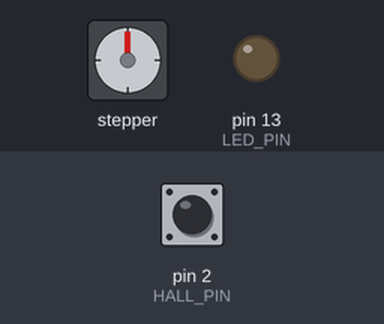
The sketch below on a simulated Arduino Uno, built with avr-gcc and run on an emulated ATmega328P. Parts: stepper motor, output pins drawn as LEDs (lit = HIGH). Wiring (inferred from the names in the program): stepper motor (2048 steps per turn assumed): coils pin 6, pin 8, pin 7, pin 9. Inputs (shaded band) come from the test bench; at power-on: pin 2 (HALL_PIN) HIGH. Pins used as bus, display or sensor lines are not drawn; what the sketch prints to the serial monitor is not drawn.

Above: at 2.2 s.
2.3 s: pin 2 (HALL_PIN) pulled LOW for 0.15 s
At 3.4 s:
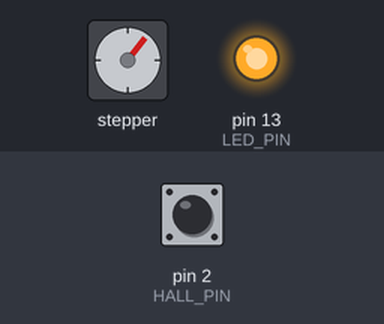
5.4 s: pin 2 (HALL_PIN) pulled LOW for 3.2 s
11.6 s: pin 2 (HALL_PIN) pulled LOW for 1 s
At 14.2 s:
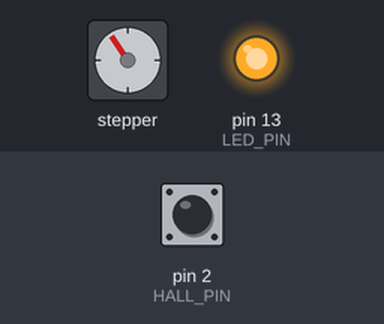
15.6 s: pin 2 (HALL_PIN) pulled LOW for 1 s
At 19.3 s:
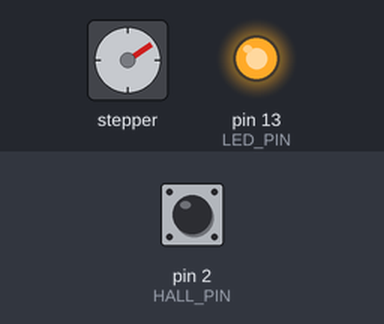
19.6 s: pin 2 (HALL_PIN) pulled LOW for 3.2 s
25.8 s: pin 2 (HALL_PIN) pulled LOW for 0.15 s
At 27.3 s:
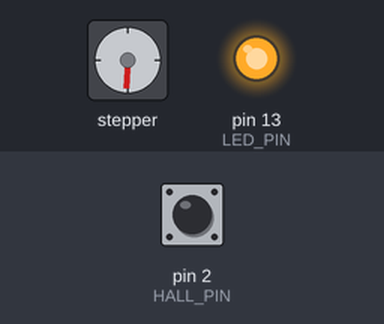
Timing chart, 0 to 38.3 s (numbered marks = the images above; inputs shaded):
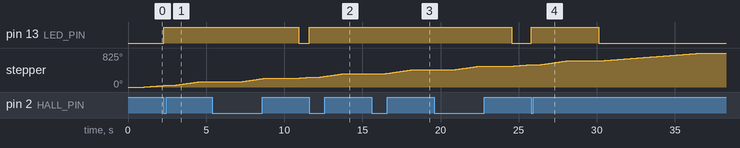

Measured:
- after the input at 2.3 s, pin 13 (LED_PIN): LOW → HIGH at once
- after the input at 5.4 s, pin 13 (LED_PIN): HIGH → LOW after 5.5 s instead of 1.2 s
- after the input at 11.6 s, pin 13 (LED_PIN): LOW → HIGH at once
- after the input at 15.6 s, pin 13 (LED_PIN): stays HIGH (without the input it goes to LOW after 0.32 s)
- after the input at 19.6 s, pin 13 (LED_PIN): HIGH → LOW after 5.0 s instead of 0.64 s
- after the input at 25.8 s, pin 13 (LED_PIN): LOW → HIGH at once, → LOW 4.3 s later

The sketch:

03_home_and_goto_test.ino
```cpp
// ===========================================================
// TEST 03: Home + Go-To-Flap Cycle Test
// ===========================================================
// Homes the motor (spins until magnet detected), moves to a
// target flap using the real acceleration engine, pauses, then
// homes again. Loops forever. Validates homing + position
// accuracy + acceleration in a repeating cycle.
//
// Uses the FlapMotor engine from motor_driver.h — the same code
// that runs on the Pico row controller. Arduino is just the rig.
//
// Hardware: Arduino/Pico + 1 ULN2003 + 1 28BYJ-48 + 1 hall sensor
// Wiring:   motor 0 coil pins = 6,7,8,9 ; hall = HALL_PIN
// ===========================================================

#define NUM_MOTORS 1
#include "motor_driver.h"                 // engine copy lives in this sketch folder

// --- CONFIG ---
int TARGET_FLAP      = 26;      // Flap to go to after homing (0-51)
int PAUSE_AT_FLAP_MS = 2000;
int MAX_HOME_STEPS   = 2200;    // Safety limit (~1 revolution)

const int HALL_PIN = 2;
const int LED_PIN  = LED_BUILTIN;

int cycleCount = 0;

bool isMagnetDetected() {
    bool detected = (digitalRead(HALL_PIN) == LOW);
    digitalWrite(LED_PIN, detected ? HIGH : LOW);
    return detected;
}

bool homeMotor() {
    Serial.print("  Homing... ");
    int steps = 0;
    while (!isMagnetDetected()) {
        motor(0).homeStepForward(3000);
        steps++;
        if (steps > MAX_HOME_STEPS) {
            Serial.println("FAILED (magnet not found!)");
            return false;
        }
    }
    motor(0).powerOff();
    motor(0).setHomed();
    Serial.print("OK ("); Serial.print(steps); Serial.println(" steps to home)");
    return true;
}

void goToFlap(int flap) {
    Serial.print("  Going to flap "); Serial.print(flap); Serial.print("... ");
    motor(0).goToFlap((uint8_t)flap);
    while (motor(0).isMoving() && !motor(0).isError()) {
        motor(0).update();
    }
    Serial.print("arrived at "); Serial.println(getCurrentFlap(0));
}

void setup() {
    Serial.begin(115200);
    pinMode(HALL_PIN, INPUT_PULLUP);
    pinMode(LED_PIN, OUTPUT);
    digitalWrite(LED_PIN, LOW);
    delay(1000);

    initMotorDriver();

    Serial.println("=== HOME + GO-TO-FLAP CYCLE TEST ===");
    Serial.print("Flaps/rev:   "); Serial.println(FLAPS_PER_REV);
    Serial.print("Target flap: "); Serial.println(TARGET_FLAP);
    Serial.println("Cycle: Home -> Go to flap -> Pause -> Home -> Repeat");
    Serial.println("");
}

void loop() {
    cycleCount++;
    Serial.print("--- Cycle "); Serial.print(cycleCount); Serial.println(" ---");

    if (!homeMotor()) {
        Serial.println("  ERROR: Halting. Check magnet/sensor.");
        while (true) { delay(1000); }
    }

    delay(500);
    goToFlap(TARGET_FLAP);

    Serial.print("  Pausing "); Serial.print(PAUSE_AT_FLAP_MS); Serial.println(" ms...");
    motor(0).powerOff();
    delay(PAUSE_AT_FLAP_MS);
    Serial.println("");
}
```

acceleration.h
```cpp
// ===========================================================
// ACCELERATION TABLE  (AUTOGENERATED — DO NOT EDIT BY HAND)
// ===========================================================
// Regenerate with: python3 generate_acceleration.py
//
// ACCEL_STEP_PERIODS[i] = microseconds to wait before the next
// motor step when current_accel_step == i.
//   index 0            -> motor idle
//   index 1            -> slowest moving step (just started)
//   index MAX_ACCEL_STEP -> fastest (top speed)
// ===========================================================

#ifndef ACCELERATION_H
#define ACCELERATION_H

#include <stdint.h>

namespace Acceleration {
    const uint16_t ACCEL_STEP_PERIODS[] = {1600, 10000, 7920, 6800, 6064, 5530, 5119, 4790, 4518, 4288, 4090, 3918, 3766, 3631, 3510, 3400, 3300, 3208, 3123, 3045, 2973, 2906, 2843, 2783, 2728, 2676, 2626, 2580, 2535, 2493, 2453, 2415, 2379, 2344, 2310, 2278, 2248, 2218, 2190, 2163, 2137, 2111, 2087, 2063, 2040, 2018, 1997, 1976, 1956, 1937, 1918, 1900, 1882, 1864, 1848, 1831, 1815, 1800, 1784, 1770, 1755, 1741, 1727, 1714, 1701, 1688, 1675, 1663, 1651, 1639, 1628, 1617, 1606};
    const uint8_t  MAX_ACCEL_STEP = 72;
}

#endif
```

motor_driver.h
```cpp
// ===========================================================
// MOTOR DRIVER — Accelerated 28BYJ-48 stepper control
// ===========================================================
// Software-timed half-step driver with trapezoidal acceleration.
//
// Acceleration model (adapted from scottbez1/splitflap, Apache-2.0):
//   - A lookup table (acceleration.h) maps an "accel step" index
//     to a step *period* in microseconds. Index 0 = idle, higher
//     index = faster.
//   - Each motor ramps current_accel_step toward a target that is
//     capped by delta_steps (distance remaining). So as the motor
//     nears its target, target_accel_step shrinks and the motor
//     decelerates. One table => smooth accel AND decel.
//   - update() is non-blocking: it only steps when the current
//     period has elapsed (micros()), so all 5 motors advance
//     independently from a single loop.
//
// Drum constraint: motion is FORWARD ONLY. To reach a flap that is
// "behind" the current position, we go forward and wrap around.
// ===========================================================

#ifndef MOTOR_DRIVER_H
#define MOTOR_DRIVER_H

#include <Arduino.h>
#include <stdint.h>
#include "acceleration.h"

// NUM_MOTORS defaults to 5 (a full Pico row controller). Test sketches
// running on a single-motor Arduino rig can build with fewer motors by
// defining NUM_MOTORS before including this header (e.g. `#define NUM_MOTORS 1`).
#ifndef NUM_MOTORS
#define NUM_MOTORS         5
#endif
#define STEPS_PER_REV      2048    // 28BYJ-48 half-step, one full revolution
#define FLAPS_PER_REV      52      // Canonical flap count (flap_allocation_v4.md)
#define POS_UNKNOWN        0xFF    // Position not yet homed/known

// Aggregate status codes (returned by getMotorStatus()).
#define STATUS_IDLE        0
#define STATUS_MOVING      1
#define STATUS_ERROR       2

// If a commanded move hasn't finished in this long, flag a stall.
#define STALL_TIMEOUT_MS   5000

// --- MOTOR DIRECTION ---
// The drum is mechanically forward-only, but "forward" depends on how the
// coils are wired. Set REVERSE_DIRECTION to true to flip the physical spin
// without rewiring (define it before including this header to override).
// All flap/position logic is unchanged — only the coil phase order flips.
#ifndef REVERSE_DIRECTION
#define REVERSE_DIRECTION false
#endif

// --- HALF-STEP PHASE PATTERN (28BYJ-48 via ULN2003) ---
// 8-entry half-step sequence over the 4 coil outputs (IN1..IN4).
// Bit0=IN1, Bit1=IN2, Bit2=IN3, Bit3=IN4.
static const uint8_t HALFSTEP_PATTERN[8] = {
    0b0001, 0b0011, 0b0010, 0b0110,
    0b0100, 0b1100, 0b1000, 0b1001,
};

// Map the logical phase index (always increments forward) to an actual
// pattern index, reversed when REVERSE_DIRECTION is set.
static inline uint8_t phaseToPattern(uint8_t phase) {
#if REVERSE_DIRECTION
    return (uint8_t)((8 - phase) & 0x07);
#else
    return phase;
#endif
}

// --- MOTOR PIN MAP (4 coil pins per motor) ---
// Always defines 5 rows (the full Pico row controller wiring). Only the
// first NUM_MOTORS rows are used, so a 1-motor test build ignores the rest.
//
// IMPORTANT — coil order: the 28BYJ-48 half-step sequence must drive the
// coils in the physical order A, C, B, D. On the ULN2003 board wired to
// GPIO 6,7,8,9 that means the pin map is {6, 8, 7, 9} (middle two swapped).
// This matches the known-good AccelStepper wiring used in the other tests:
//   AccelStepper(HALF4WIRE, IN1, IN3, IN2, IN4) == pins 6, 8, 7, 9.
// Getting this order wrong makes the motor crawl/stutter instead of spin.
#define MAX_MOTORS 5
static const uint8_t MOTOR_PINS[MAX_MOTORS][4] = {
    {  6,  8,  7,  9 },   // Motor 0 (Col 0)  — IN1,IN3,IN2,IN4 order
    { 10, 12, 11, 13 },   // Motor 1 (Col 1)
    { 14, 16, 15, 17 },   // Motor 2 (Col 2)
    { 18, 20, 19, 21 },   // Motor 3 (Col 3)
    { 22, 27, 26, 28 },   // Motor 4 (Col 4)
};

// ===========================================================
// Per-motor state + acceleration engine
// ===========================================================
class FlapMotor {
  public:
    void begin(uint8_t index) {
        _index = index;
        for (uint8_t i = 0; i < 4; i++) {
            pinMode(MOTOR_PINS[index][i], OUTPUT);
        }
        _setCoils(0);
        _currentStep = 0;
        _deltaSteps = 0;
        _accelStep = 0;
        _phase = 0;
        _period = Acceleration::ACCEL_STEP_PERIODS[0];
        _lastStepMicros = micros();
        _known = false;
        _error = false;
    }

    // Establish a known reference (e.g. after homing): we are at
    // flap 0 / step 0. Motion targets become meaningful after this.
    void setHomed() {
        _currentStep = 0;
        _deltaSteps = 0;
        _accelStep = 0;
        _known = true;
        _error = false;
    }

    // Force the tracked flap without moving (e.g. restored from flash).
    void setKnownFlap(uint8_t flap) {
        if (flap >= FLAPS_PER_REV) { _known = false; return; }
        _currentStep = _stepForFlap(flap);
        _deltaSteps = 0;
        _known = true;
    }

    bool isKnown() const { return _known; }
    bool isMoving() const { return _deltaSteps > 0 || _accelStep > 0; }
    bool isError()  const { return _error; }

    uint8_t currentFlap() const {
        if (!_known) return POS_UNKNOWN;
        // Floor division maps a step back to the flap it belongs to.
        return (uint8_t)(((uint32_t)_currentStep * FLAPS_PER_REV) / STEPS_PER_REV);
    }

    // Command a forward move to the given flap (0..44). Always
    // forward; wraps around the drum if the target is "behind".
    void goToFlap(uint8_t flap) {
        if (_error || !_known || flap >= FLAPS_PER_REV) return;
        uint16_t target = _stepForFlap(flap);

        // Can't stop instantly — reserve room to decelerate. If the
        // target is within our stopping distance, go around instead.
        uint16_t minStopStep = _currentStep + _accelStep;
        if (target <= minStopStep) {
            _deltaSteps = (uint16_t)(STEPS_PER_REV - _currentStep + target);
        } else {
            _deltaSteps = (uint16_t)(target - _currentStep);
        }
        _moveStartMs = millis();
    }

    // Non-blocking tick. Steps the motor if its period has elapsed
    // and updates the acceleration ramp. Call every loop iteration.
    void update() {
        if (_error) return;

        unsigned long now = micros();
        if ((now - _lastStepMicros) < _period) return;
        _lastStepMicros = now;

        // Target accel: ramp up when far, but never faster than the
        // distance left — this makes us coast down into the target.
        uint8_t targetAccel;
        if (_deltaSteps > Acceleration::MAX_ACCEL_STEP) {
            targetAccel = Acceleration::MAX_ACCEL_STEP;
        } else {
            targetAccel = (uint8_t)_deltaSteps;
        }

        if (_accelStep < targetAccel)       _accelStep++;
        else if (_accelStep > targetAccel)  _accelStep--;

        _period = Acceleration::ACCEL_STEP_PERIODS[_accelStep];

        if (_accelStep > 0) {
            // Take one half-step forward.
            _currentStep++;
            if (_currentStep >= STEPS_PER_REV) _currentStep = 0;
            _phase = (uint8_t)((_phase + 1) & 0x07);
            _setCoils(HALFSTEP_PATTERN[phaseToPattern(_phase)]);
            if (_deltaSteps > 0) _deltaSteps--;
        } else {
            // Idle: de-energize coils to stay cool and quiet.
            _setCoils(0);
            // Stall check only matters while a move is outstanding.
            if (_deltaSteps > 0 && (millis() - _moveStartMs) > STALL_TIMEOUT_MS) {
                _error = true;
                _deltaSteps = 0;
            }
        }
    }

    void powerOff() { _setCoils(0); }

    void clearError() { _error = false; }

    // --- HOMING SUPPORT ---
    // Take exactly one slow half-step forward, blocking for the given
    // period. Used by homing loops that step until the hall sensor
    // triggers. Does not touch the acceleration ramp or delta tracking.
    void homeStepForward(uint16_t periodMicros = 3000) {
        _phase = (uint8_t)((_phase + 1) & 0x07);
        _setCoils(HALFSTEP_PATTERN[phaseToPattern(_phase)]);
        _currentStep++;
        if (_currentStep >= STEPS_PER_REV) _currentStep = 0;
        delayMicroseconds(periodMicros);
    }

  private:
    // Round-up flap->step mapping so currentFlap() (floor) round-trips.
    uint16_t _stepForFlap(uint8_t flap) const {
        uint32_t intermediate = (uint32_t)flap * STEPS_PER_REV;
        uint16_t result = (uint16_t)(intermediate / FLAPS_PER_REV);
        if (intermediate % FLAPS_PER_REV != 0) result++;
        if (result >= STEPS_PER_REV) result -= STEPS_PER_REV;
        return result;
    }

    void _setCoils(uint8_t pattern) {
        for (uint8_t i = 0; i < 4; i++) {
            digitalWrite(MOTOR_PINS[_index][i], (pattern >> i) & 0x01);
        }
    }

    uint8_t  _index = 0;
    uint16_t _currentStep = 0;     // 0..STEPS_PER_REV-1
    uint16_t _deltaSteps = 0;      // steps remaining in current move
    uint8_t  _accelStep = 0;       // index into ACCEL_STEP_PERIODS
    uint16_t _period = 0;          // current step period (us)
    uint8_t  _phase = 0;           // 0..7 half-step phase
    unsigned long _lastStepMicros = 0;
    unsigned long _moveStartMs = 0;
    bool _known = false;
    bool _error = false;
};

// ===========================================================
// C-style API used by the rest of the row controller firmware
// ===========================================================

static FlapMotor _motors[NUM_MOTORS];

inline void initMotorDriver() {
    for (uint8_t m = 0; m < NUM_MOTORS; m++) _motors[m].begin(m);
}

inline void moveToFlap(uint8_t motor, uint8_t targetFlap) {
    if (motor < NUM_MOTORS) _motors[motor].goToFlap(targetFlap);
}

inline void moveAllToFlaps(uint8_t targets[NUM_MOTORS]) {
    for (uint8_t m = 0; m < NUM_MOTORS; m++) _motors[m].goToFlap(targets[m]);
}

inline void updateMotors() {
    for (uint8_t m = 0; m < NUM_MOTORS; m++) _motors[m].update();
}

inline bool isMotorAtTarget(uint8_t motor) {
    return motor < NUM_MOTORS ? !_motors[motor].isMoving() : true;
}

inline bool isMotorError(uint8_t motor) {
    return motor < NUM_MOTORS ? _motors[motor].isError() : false;
}

inline uint8_t getMotorStatus() {
    bool anyMoving = false;
    for (uint8_t m = 0; m < NUM_MOTORS; m++) {
        if (_motors[m].isError()) return STATUS_ERROR;
        if (_motors[m].isMoving()) anyMoving = true;
    }
    return anyMoving ? STATUS_MOVING : STATUS_IDLE;
}

inline uint8_t getCurrentFlap(uint8_t motor) {
    return motor < NUM_MOTORS ? _motors[motor].currentFlap() : POS_UNKNOWN;
}

inline void getAllPositions(uint8_t positions[NUM_MOTORS]) {
    for (uint8_t m = 0; m < NUM_MOTORS; m++) positions[m] = _motors[m].currentFlap();
}

inline void setCurrentFlap(uint8_t motor, uint8_t flap) {
    if (motor < NUM_MOTORS) _motors[motor].setKnownFlap(flap);
}

inline void setMotorHomed(uint8_t motor) {
    if (motor < NUM_MOTORS) _motors[motor].setHomed();
}

inline void clearMotorError(uint8_t motor) {
    if (motor < NUM_MOTORS) _motors[motor].clearError();
}

inline void clearAllErrors() {
    for (uint8_t m = 0; m < NUM_MOTORS; m++) _motors[m].clearError();
}

// Direct access to a motor (used by homing routines).
inline FlapMotor& motor(uint8_t index) { return _motors[index]; }

#endif
```
